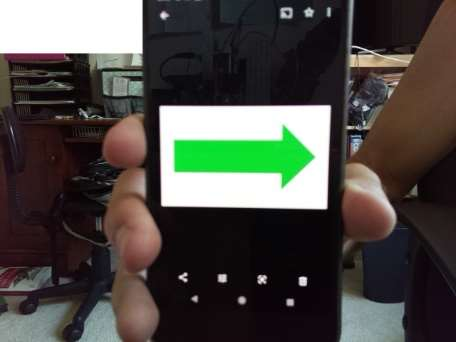
#> input picture Assignments/HW4/test_east.jpg, 456 x 342 px
$ python arrow_detection.py
#> lines starting #> are read from the running program, lines starting #| are printed output that depends on the picture; after the words box and inside, x2 and y2 are one past the last pixel; in counts of white or black regions, pixels touching at a corner belong together
#> further down, img is the input picture: shape (342, 456, 3); mean B, G, R 68, 73.3, 75.3
import os, sys

# This try-catch is a workaround for Python3 when used with ROS; it is not needed for most platforms
try:
    sys.path.remove('/opt/ros/kinetic/lib/python2.7/dist-packages')
except:
    pass

import cv2
import numpy as np
import matplotlib.pyplot as plt


def pre_process_image(frame):
    """
    Mask the image for the green arrow using HSV thresholding and
    Gaussian Blur for removing noise
    """
    image = frame.copy()

    # Covert BGR to HSV
    hsv = cv2.cvtColor(frame, cv2.COLOR_BGR2HSV)
#> hsv: shape (342, 456, 3); mean H, S, V 91.7, 86.4, 83.4

    # Green Color HSV Range
    lower_green = np.array([50, 100, 100])
    upper_green = np.array([90, 255, 255])

    # Thresolding HSV range to get only green mask
    mask_green = cv2.inRange(hsv, lower_green, upper_green)
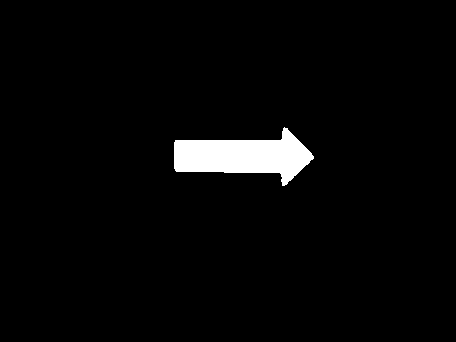
#> mask_green: shape (342, 456); 2.9% white; 1 white region, box (x1, y1, x2, y2) and area: (174, 127, 314, 186) 4587
    masked_img =  cv2.bitwise_and(image, image, mask=mask_green)
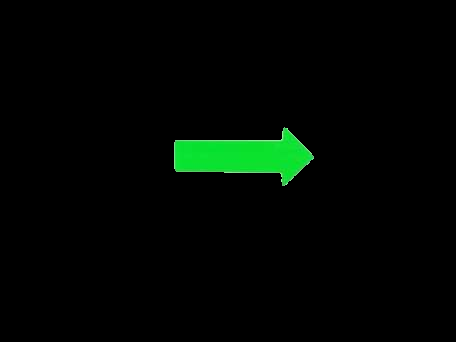
#> masked_img: shape (342, 456, 3); mean B, G, R 1.7, 6.6, 0.7

    # Apply Gaussian Blur to remove noise
    blur_img = cv2.GaussianBlur(mask_green, (3,3), 1)

    blur_img_comparision = np.hstack((mask_green, blur_img))
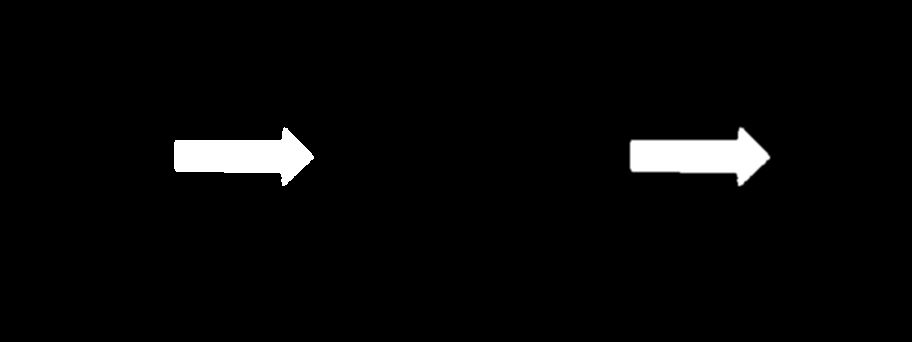
#> blur_img_comparision: shape (342, 912); min 0, max 255, mean 7.5
    mask_hsv_comparision = np.hstack((image, hsv, masked_img))
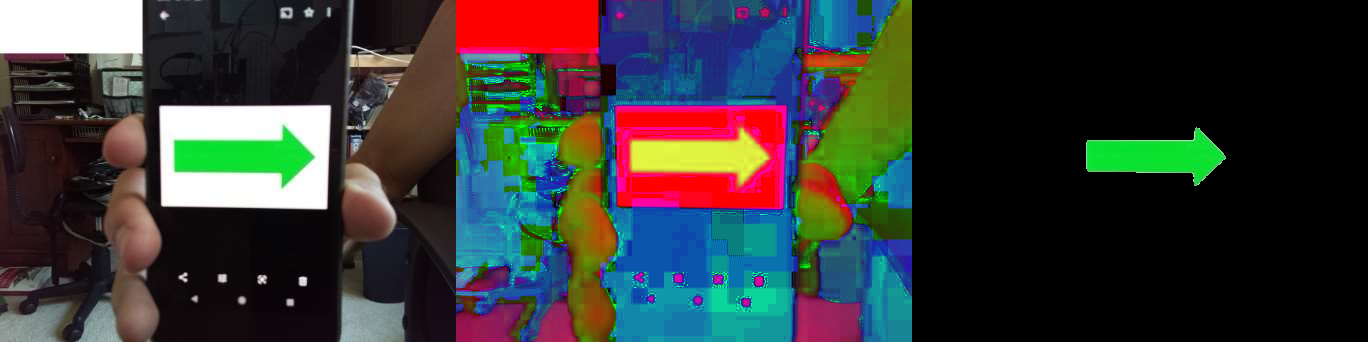
#> mask_hsv_comparision: shape (342, 1368, 3); mean B, G, R 53.8, 55.4, 53.1

    return image, blur_img, blur_img_comparision, mask_hsv_comparision


# [215 lines left out: functions detect_arrow_euclidean, detect_arrow_moments, detect_arrow_hough_lines, detect_arrow_ls, not called in this run]

def detect_arrow_ellipse(frame):
    """
    Detect arrow orientation by fitting an ellipse and using its moments
    """
    image, blur_img, blur_img_comparision, mask_hsv_comparision = pre_process_image(frame)
    orientation = ''

    # Shi-Tomasi Corner Detection
    feature_params = dict(maxCorners=7,
                            qualityLevel=0.01,
                            minDistance=10,
                            blockSize=10)

    corners = cv2.goodFeaturesToTrack(blur_img, mask=None, **feature_params)
#> corners = [[278, 136], [178, 144], [278, 177], [178, 168], [312, 157], [228, 175]]

    if corners is not None and len(corners) > 5:
        # Fit an ellipse to the corners detected
        ellipse_center, (MA, ma), angle = cv2.fitEllipse(corners)
#> ellipse_center = (241.2, 155.4); MA = 45.16; ma = 147.2; angle = 90.97

        cv2.circle(image, (int(ellipse_center[0]), int(ellipse_center[1])), 2, (255, 0, 0), -1)
#> image: shape (342, 456, 3); 0.01% of pixels changed, all inside (x1, y1, x2, y2) = (239, 153, 244, 158)
        image = cv2.ellipse(image,
                            (int(ellipse_center[0]), int(ellipse_center[1])),
                            (int(MA), int(ma)),
                            angle, 0, 360, (255, 255, 0), 3)
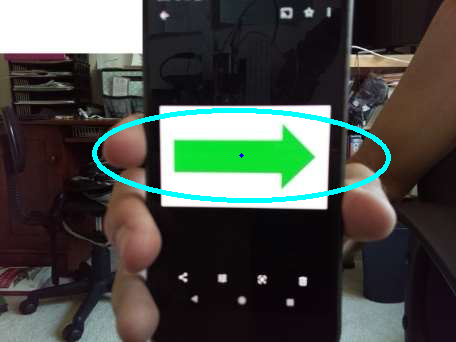
#> image: shape (342, 456, 3); mean B, G, R 69.9, 75.1, 71.7
        # Check if the object detected fits an ellipse (arrow) by a threshold
        if ma/MA > 1.25:

            # Find the momentum to detect the arrow head orientation
            M = cv2.moments(blur_img, True)
#> M = moments, m00 4991, centre m10/m00, m01/m00 = (243.6, 155.9)
            moment_center = (int(M["m10"]/M["m00"]), int(M["m01"]/M["m00"]))
#> moment_center = (243, 155)
            # print(moment_center)
            cv2.circle(image, (int(moment_center[0]), int(moment_center[1])), 2, (0, 0, 255), -1)
#> image: shape (342, 456, 3); 0.01% of pixels changed, all inside (x1, y1, x2, y2) = (241, 153, 246, 158)
            rows, cols = image.shape[0], image.shape[1]
#> rows = 342; cols = 456
            M = cv2.getRotationMatrix2D(moment_center, angle-90, 1)
#> M = [[1, 0.017, -2.6], [-0.017, 1, 4.15]]
            blur_img = cv2.warpAffine(blur_img, M, (cols, rows))
            M = cv2.moments(blur_img, True)
#> M = moments, m00 5182, centre m10/m00, m01/m00 = (243.8, 155.9)
            moment_center = (int(M["m10"]/M["m00"]), int(M["m01"]/M["m00"]))
            corners = cv2.goodFeaturesToTrack(blur_img, mask=None, **feature_params)
#> corners = [[178, 145], [278, 136], [278, 176], [178, 169], [286, 130], [312, 156], [221, 175]]
            corners = np.asarray(corners)
            corners = np.squeeze(corners, axis = 1)
            y_max_ndx = np.argmax(corners[:,1])
#> y_max_ndx = 2
            y_min_ndx = np.argmin(corners[:,1])
#> y_min_ndx = 4
            if 45 < angle < 135:
                if corners[y_max_ndx,0] > moment_center[0]:
                    orientation = 'west'
                else:
                    orientation = 'east'
            else:
                if corners[y_max_ndx,0] > moment_center[0]:
                    orientation = 'north'
                else:
                    orientation = 'south'
            cv2.putText(blur_img, orientation + "\t" + str(angle), (30, 30), cv2.FONT_HERSHEY_SIMPLEX, 1, (255, 255, 255), 2, cv2.LINE_AA)
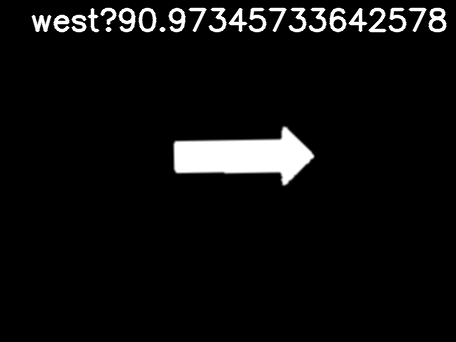
#> blur_img: shape (342, 456); min 0, max 255, mean 13.6
            cv2.imshow('warpped_blur', blur_img)
    return image, orientation, mask_hsv_comparision, blur_img_comparision


if __name__ == '__main__':

    test_images = ['test_east.jpg',
                   'test_west.jpg',
                   'test_north.jpg',
                   'test_south.jpg']

    for path in test_images:
        img = cv2.imread(path)

        arrow_img, orientation, mask, blur = detect_arrow_ellipse(img)
#> orientation = 'west'

        cv2.putText(arrow_img, orientation, (10, 30), cv2.FONT_HERSHEY_SIMPLEX, 1, (0, 255, 0), lineType=cv2.LINE_AA)
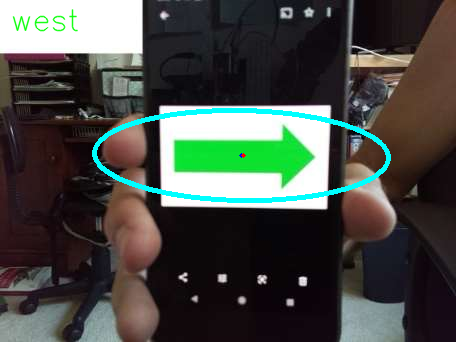
#> arrow_img: shape (342, 456, 3); mean B, G, R 69.5, 75.1, 71.4
        cv2.imshow("Arrow Detected", arrow_img)

        cv2.waitKey(0)
        cv2.destroyAllWindows()
#> pass 2 of the loop `for path in test_images:`:
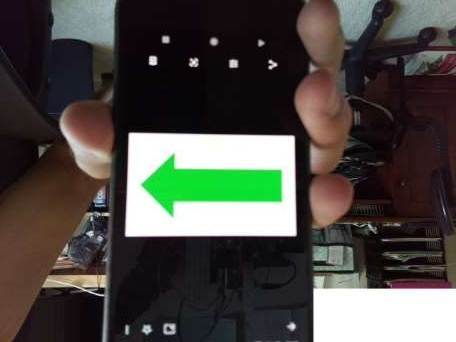
#> input picture Assignments/HW4/test_west.jpg, 456 x 342 px
#> img is the input picture: shape (342, 456, 3); mean B, G, R 68, 73.3, 75.3
#> hsv: shape (342, 456, 3); mean H, S, V 91.7, 86.4, 83.4
#> mask_green: shape (342, 456); 2.9% white; 1 white region, box (x1, y1, x2, y2) and area: (142, 156, 282, 215) 4587
#> in detect_arrow_ellipse (call 2), `corners = cv2.goodFeaturesToTrack(blur_img, mask=None, **feature_params)`: corners = [[178, 206], [278, 198], [178, 165], [278, 174], [145, 185], [236, 172]]
#> ellipse_center = (214.3, 187.1); MA = 44.96; ma = 146.3; angle = 91.68
#> in detect_arrow_ellipse (call 2), `M = cv2.moments(blur_img, True)`: M = moments, m00 4991, centre m10/m00, m01/m00 = (211.4, 185.1)
#> in detect_arrow_ellipse (call 2), `moment_center = (int(M["m10"]/M["m00"]), int(M["m01"]/M["m00"]))`: moment_center = (211, 185)
#> in detect_arrow_ellipse (call 2), `M = cv2.getRotationMatrix2D(moment_center, angle-90, 1)`: M = [[1, 0.0294, -5.34], [-0.0294, 1, 6.27]]
#> in detect_arrow_ellipse (call 2), `M = cv2.moments(blur_img, True)`: M = moments, m00 5180, centre m10/m00, m01/m00 = (211.2, 185.1)
#> in detect_arrow_ellipse (call 2), `corners = cv2.goodFeaturesToTrack(blur_img, mask=None, **feature_params)`: corners = [[178, 207], [279, 196], [178, 166], [278, 172], [145, 187], [235, 171]]
#> y_max_ndx = 0
#> y_min_ndx = 2
#> in detect_arrow_ellipse (call 2), `cv2.putText(blur_img, orientation + "\t" + str(angle), (30, 30), cv2.F..`:
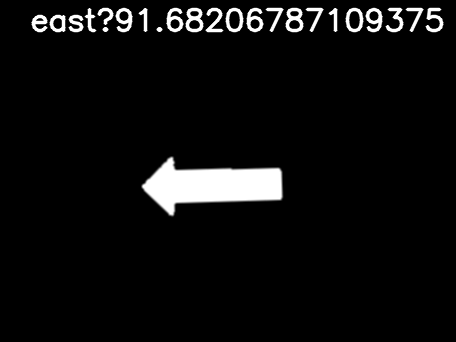
#> blur_img: shape (342, 456); min 0, max 255, mean 13.5
#> orientation = 'east'
#> `cv2.putText(arrow_img, orientation, (10, 30), cv2.FONT_HERSHEY_SIMPLEX..`:
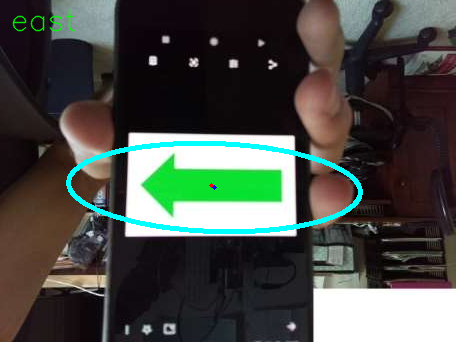
#> arrow_img: shape (342, 456, 3); mean B, G, R 69.8, 75.3, 71.7
#> pass 3 of the loop `for path in test_images:`:
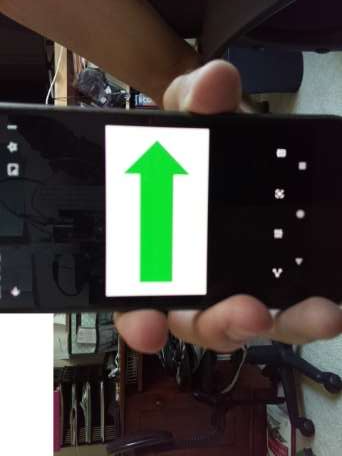
#> input picture Assignments/HW4/test_north.jpg, 342 x 456 px
#> img is the input picture: shape (456, 342, 3); mean B, G, R 68, 73.3, 75.3
#> hsv: shape (456, 342, 3); mean H, S, V 91.7, 86.4, 83.4
#> mask_green: shape (456, 342); 2.9% white; 1 white region, box (x1, y1, x2, y2) and area: (127, 142, 186, 282) 4587
#> masked_img: shape (456, 342, 3)
#> blur_img_comparision: shape (456, 684)
#> mask_hsv_comparision: shape (456, 1026, 3)
#> in detect_arrow_ellipse (call 3), `corners = cv2.goodFeaturesToTrack(blur_img, mask=None, **feature_params)`: corners = [[136, 178], [144, 278], [177, 178], [168, 278], [157, 145], [175, 236]]
#> ellipse_center = (155.5, 215.2); MA = 45.89; ma = 145.1; angle = 1.09
#> in detect_arrow_ellipse (call 3), `M = cv2.moments(blur_img, True)`: M = moments, m00 4991, centre m10/m00, m01/m00 = (155.9, 211.4)
#> in detect_arrow_ellipse (call 3), `moment_center = (int(M["m10"]/M["m00"]), int(M["m01"]/M["m00"]))`: moment_center = (155, 211)
#> in detect_arrow_ellipse (call 3), `M = cv2.getRotationMatrix2D(moment_center, angle-90, 1)`: M = [[0.019, -1, 363], [1, 0.019, 52.01]]
#> in detect_arrow_ellipse (call 3), `M = cv2.moments(blur_img, True)`: M = moments, m00 5184, centre m10/m00, m01/m00 = (154.8, 211.9)
#> in detect_arrow_ellipse (call 3), `moment_center = (int(M["m10"]/M["m00"]), int(M["m01"]/M["m00"]))`: moment_center = (154, 211)
#> in detect_arrow_ellipse (call 3), `corners = cv2.goodFeaturesToTrack(blur_img, mask=None, **feature_params)`: corners = [[89, 201], [189, 192], [189, 232], [197, 186], [89, 226], [223, 212], [139, 231]]
#> y_max_ndx = 2
#> y_min_ndx = 3
#> in detect_arrow_ellipse (call 3), `cv2.putText(blur_img, orientation + "\t" + str(angle), (30, 30), cv2.F..`:
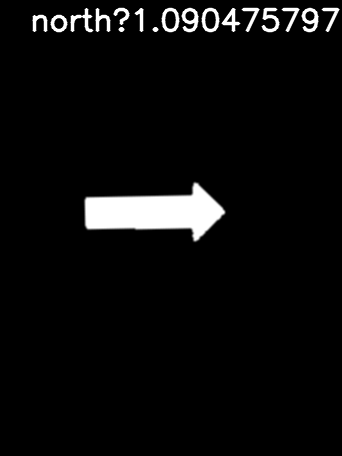
#> blur_img: shape (456, 342); min 0, max 255, mean 11.6
#> orientation = 'north'
#> `cv2.putText(arrow_img, orientation, (10, 30), cv2.FONT_HERSHEY_SIMPLEX..`:
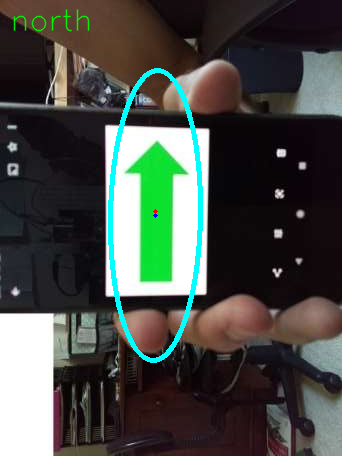
#> arrow_img: shape (456, 342, 3); mean B, G, R 69.8, 75.3, 71.6
#> the loop made 4 passes; the first 3 are shown
